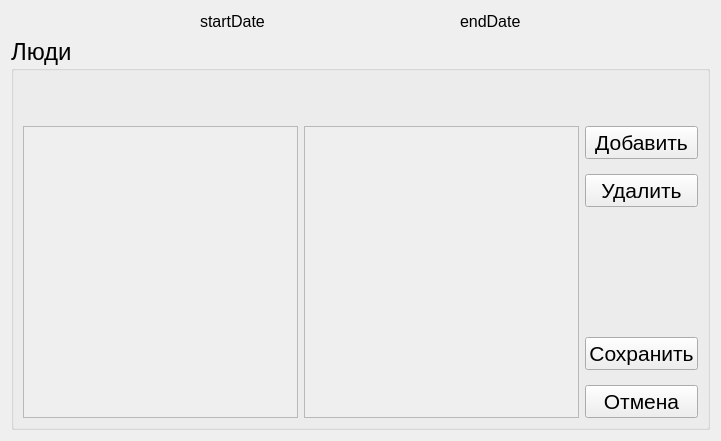
<?xml version="1.0" encoding="UTF-8"?>
<ui version="4.0">
 <class>ChooseWorkers</class>
 <widget class="QDialog" name="ChooseWorkers">
  <property name="geometry">
   <rect>
    <x>0</x>
    <y>0</y>
    <width>718</width>
    <height>441</height>
   </rect>
  </property>
  <property name="windowTitle">
   <string>Dialog</string>
  </property>
  <layout class="QVBoxLayout" name="verticalLayout">
   <item>
    <layout class="QHBoxLayout" name="horizontalLayout">
     <item>
      <spacer name="horizontalSpacer">
       <property name="orientation">
        <enum>Qt::Horizontal</enum>
       </property>
       <property name="sizeHint" stdset="0">
        <size>
         <width>40</width>
         <height>20</height>
        </size>
       </property>
      </spacer>
     </item>
     <item>
      <widget class="QLabel" name="startDateLabel">
       <property name="font">
        <font>
         <pointsize>12</pointsize>
        </font>
       </property>
       <property name="text">
        <string>startDate</string>
       </property>
      </widget>
     </item>
     <item>
      <spacer name="horizontalSpacer_3">
       <property name="orientation">
        <enum>Qt::Horizontal</enum>
       </property>
       <property name="sizeHint" stdset="0">
        <size>
         <width>40</width>
         <height>20</height>
        </size>
       </property>
      </spacer>
     </item>
     <item>
      <widget class="QLabel" name="endDateLabel">
       <property name="font">
        <font>
         <pointsize>12</pointsize>
        </font>
       </property>
       <property name="text">
        <string>endDate</string>
       </property>
      </widget>
     </item>
     <item>
      <spacer name="horizontalSpacer_2">
       <property name="orientation">
        <enum>Qt::Horizontal</enum>
       </property>
       <property name="sizeHint" stdset="0">
        <size>
         <width>40</width>
         <height>20</height>
        </size>
       </property>
      </spacer>
     </item>
    </layout>
   </item>
   <item>
    <widget class="QGroupBox" name="WorkersGB">
     <property name="minimumSize">
      <size>
       <width>0</width>
       <height>0</height>
      </size>
     </property>
     <property name="maximumSize">
      <size>
       <width>60000</width>
       <height>16777215</height>
      </size>
     </property>
     <property name="font">
      <font>
       <pointsize>18</pointsize>
      </font>
     </property>
     <property name="title">
      <string>Люди</string>
     </property>
     <layout class="QVBoxLayout" name="verticalLayout_3">
      <item>
       <layout class="QHBoxLayout" name="horizontalLayout_9">
        <property name="spacing">
         <number>6</number>
        </property>
        <item>
         <layout class="QVBoxLayout" name="verticalLayout_11">
          <property name="spacing">
           <number>0</number>
          </property>
          <item>
           <spacer name="verticalSpacer_7">
            <property name="orientation">
             <enum>Qt::Vertical</enum>
            </property>
            <property name="sizeType">
             <enum>QSizePolicy::Fixed</enum>
            </property>
            <property name="sizeHint" stdset="0">
             <size>
              <width>0</width>
              <height>46</height>
             </size>
            </property>
           </spacer>
          </item>
          <item>
           <widget class="CustomListWidget" name="WorkersSelected">
            <property name="sizePolicy">
             <sizepolicy hsizetype="Expanding" vsizetype="Expanding">
              <horstretch>0</horstretch>
              <verstretch>0</verstretch>
             </sizepolicy>
            </property>
            <property name="minimumSize">
             <size>
              <width>275</width>
              <height>0</height>
             </size>
            </property>
            <property name="maximumSize">
             <size>
              <width>275</width>
              <height>16777215</height>
             </size>
            </property>
            <property name="widgetResizable">
             <bool>true</bool>
            </property>
           </widget>
          </item>
         </layout>
        </item>
        <item>
         <layout class="QVBoxLayout" name="verticalLayout_12">
          <property name="spacing">
           <number>0</number>
          </property>
          <item>
           <spacer name="verticalSpacer_8">
            <property name="orientation">
             <enum>Qt::Vertical</enum>
            </property>
            <property name="sizeType">
             <enum>QSizePolicy::Fixed</enum>
            </property>
            <property name="sizeHint" stdset="0">
             <size>
              <width>0</width>
              <height>46</height>
             </size>
            </property>
           </spacer>
          </item>
          <item>
           <widget class="CustomListWidget" name="Workers">
            <property name="sizePolicy">
             <sizepolicy hsizetype="Expanding" vsizetype="Expanding">
              <horstretch>0</horstretch>
              <verstretch>0</verstretch>
             </sizepolicy>
            </property>
            <property name="minimumSize">
             <size>
              <width>275</width>
              <height>0</height>
             </size>
            </property>
            <property name="maximumSize">
             <size>
              <width>275</width>
              <height>16777215</height>
             </size>
            </property>
            <property name="widgetResizable">
             <bool>true</bool>
            </property>
           </widget>
          </item>
         </layout>
        </item>
        <item>
         <layout class="QVBoxLayout" name="verticalLayout_2">
          <property name="spacing">
           <number>15</number>
          </property>
          <item>
           <spacer name="verticalSpacer_5">
            <property name="orientation">
             <enum>Qt::Vertical</enum>
            </property>
            <property name="sizeType">
             <enum>QSizePolicy::Fixed</enum>
            </property>
            <property name="sizeHint" stdset="0">
             <size>
              <width>20</width>
              <height>46</height>
             </size>
            </property>
           </spacer>
          </item>
          <item>
           <widget class="QPushButton" name="addWorker">
            <property name="font">
             <font>
              <pointsize>16</pointsize>
             </font>
            </property>
            <property name="focusPolicy">
             <enum>Qt::NoFocus</enum>
            </property>
            <property name="text">
             <string>Добавить</string>
            </property>
           </widget>
          </item>
          <item>
           <widget class="QPushButton" name="removeWorker">
            <property name="font">
             <font>
              <pointsize>16</pointsize>
             </font>
            </property>
            <property name="focusPolicy">
             <enum>Qt::NoFocus</enum>
            </property>
            <property name="text">
             <string>Удалить</string>
            </property>
           </widget>
          </item>
          <item>
           <spacer name="verticalSpacer_2">
            <property name="orientation">
             <enum>Qt::Vertical</enum>
            </property>
            <property name="sizeHint" stdset="0">
             <size>
              <width>20</width>
              <height>40</height>
             </size>
            </property>
           </spacer>
          </item>
          <item>
           <widget class="QPushButton" name="save">
            <property name="font">
             <font>
              <pointsize>16</pointsize>
             </font>
            </property>
            <property name="focusPolicy">
             <enum>Qt::NoFocus</enum>
            </property>
            <property name="text">
             <string>Cохранить</string>
            </property>
           </widget>
          </item>
          <item>
           <widget class="QPushButton" name="cancel">
            <property name="font">
             <font>
              <pointsize>16</pointsize>
             </font>
            </property>
            <property name="focusPolicy">
             <enum>Qt::NoFocus</enum>
            </property>
            <property name="text">
             <string>Oтмена</string>
            </property>
           </widget>
          </item>
         </layout>
        </item>
       </layout>
      </item>
     </layout>
    </widget>
   </item>
  </layout>
 </widget>
 <customwidgets>
  <customwidget>
   <class>CustomListWidget</class>
   <extends>QScrollArea</extends>
   <header>CustomListWidget.h</header>
   <container>1</container>
  </customwidget>
 </customwidgets>
 <resources/>
 <connections/>
</ui>
